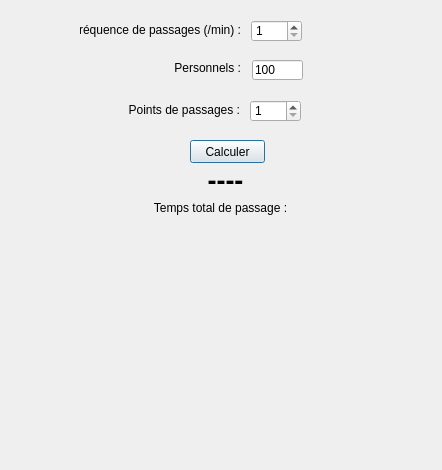
<?xml version="1.0" encoding="UTF-8"?>
<ui version="4.0">
 <class>Dialog</class>
 <widget class="QDialog" name="Dialog">
  <property name="geometry">
   <rect>
    <x>0</x>
    <y>0</y>
    <width>442</width>
    <height>470</height>
   </rect>
  </property>
  <property name="windowTitle">
   <string>Simulateur de passage</string>
  </property>
  <widget class="QSpinBox" name="spbFreqence">
   <property name="geometry">
    <rect>
     <x>251</x>
     <y>20</y>
     <width>51</width>
     <height>22</height>
    </rect>
   </property>
   <property name="minimum">
    <number>1</number>
   </property>
   <property name="maximum">
    <number>60</number>
   </property>
  </widget>
  <widget class="QLabel" name="label">
   <property name="geometry">
    <rect>
     <x>80</x>
     <y>20</y>
     <width>161</width>
     <height>20</height>
    </rect>
   </property>
   <property name="text">
    <string>Fréquence de passages (/min) :</string>
   </property>
   <property name="alignment">
    <set>Qt::AlignRight|Qt::AlignTrailing|Qt::AlignVCenter</set>
   </property>
  </widget>
  <widget class="QLineEdit" name="lePersonnels">
   <property name="geometry">
    <rect>
     <x>252</x>
     <y>60</y>
     <width>51</width>
     <height>20</height>
    </rect>
   </property>
   <property name="text">
    <string>100</string>
   </property>
  </widget>
  <widget class="QLabel" name="label_2">
   <property name="geometry">
    <rect>
     <x>150</x>
     <y>60</y>
     <width>91</width>
     <height>16</height>
    </rect>
   </property>
   <property name="text">
    <string>Personnels :</string>
   </property>
   <property name="alignment">
    <set>Qt::AlignRight|Qt::AlignTrailing|Qt::AlignVCenter</set>
   </property>
  </widget>
  <widget class="QLabel" name="label_3">
   <property name="geometry">
    <rect>
     <x>79</x>
     <y>100</y>
     <width>161</width>
     <height>20</height>
    </rect>
   </property>
   <property name="text">
    <string>Points de passages :</string>
   </property>
   <property name="alignment">
    <set>Qt::AlignRight|Qt::AlignTrailing|Qt::AlignVCenter</set>
   </property>
  </widget>
  <widget class="QSpinBox" name="spbPointsPassages">
   <property name="geometry">
    <rect>
     <x>250</x>
     <y>100</y>
     <width>51</width>
     <height>22</height>
    </rect>
   </property>
   <property name="minimum">
    <number>1</number>
   </property>
   <property name="maximum">
    <number>20</number>
   </property>
  </widget>
  <widget class="QPushButton" name="pushButton">
   <property name="geometry">
    <rect>
     <x>190</x>
     <y>140</y>
     <width>75</width>
     <height>23</height>
    </rect>
   </property>
   <property name="text">
    <string>Calculer</string>
   </property>
  </widget>
  <widget class="QLabel" name="lblTempsTotal">
   <property name="geometry">
    <rect>
     <x>100</x>
     <y>160</y>
     <width>251</width>
     <height>41</height>
    </rect>
   </property>
   <property name="font">
    <font>
     <pointsize>20</pointsize>
     <weight>75</weight>
     <bold>true</bold>
    </font>
   </property>
   <property name="text">
    <string>----</string>
   </property>
   <property name="alignment">
    <set>Qt::AlignCenter</set>
   </property>
  </widget>
  <widget class="QLabel" name="label_4">
   <property name="geometry">
    <rect>
     <x>150</x>
     <y>200</y>
     <width>141</width>
     <height>16</height>
    </rect>
   </property>
   <property name="text">
    <string>Temps total de passage :</string>
   </property>
   <property name="alignment">
    <set>Qt::AlignCenter</set>
   </property>
  </widget>
  <widget class="QLabel" name="label_5">
   <property name="geometry">
    <rect>
     <x>10</x>
     <y>220</y>
     <width>431</width>
     <height>251</height>
    </rect>
   </property>
   <property name="text">
    <string/>
   </property>
   <property name="pixmap">
    <pixmap>tourniquet.png</pixmap>
   </property>
  </widget>
 </widget>
 <resources/>
 <connections>
  <connection>
   <sender>pushButton</sender>
   <signal>clicked()</signal>
   <receiver>Dialog</receiver>
   <slot>calcul()</slot>
   <hints>
    <hint type="sourcelabel">
     <x>155</x>
     <y>172</y>
    </hint>
    <hint type="destinationlabel">
     <x>246</x>
     <y>169</y>
    </hint>
   </hints>
  </connection>
 </connections>
 <slots>
  <slot>calcul()</slot>
 </slots>
</ui>
